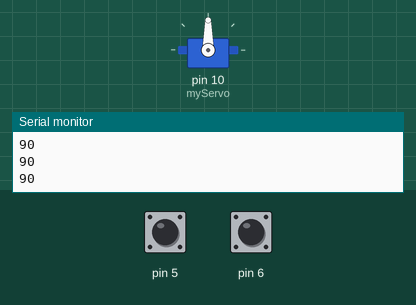
This sketch was run on a simulated Arduino Uno, built with avr-gcc and run on an emulated ATmega328P. On the bench: servo, the last lines printed to the serial monitor. The test bench sets the inputs (shaded band); at power-on: pin 5 HIGH, pin 6 HIGH.

Above: at 1.2 s.
1.3 s: pin 5 pulled LOW for 1 s
At 3.0 s:
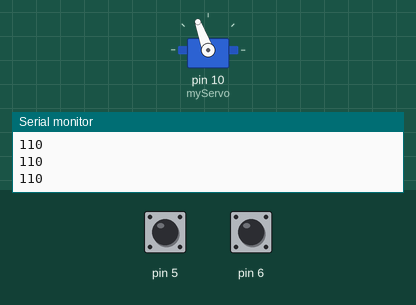
4.3 s: pin 6 pulled LOW for 3.2 s
At 7.9 s:
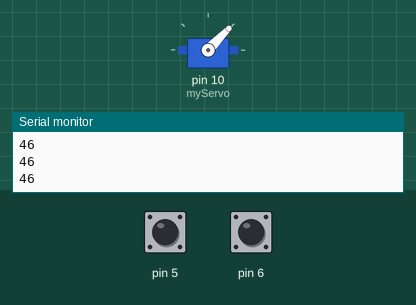
9.0 s: pin 6 pulled LOW for 1 s
At 11.4 s:
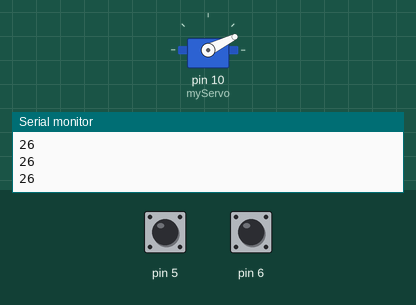
12.0 s: pin 6 pulled LOW for 1 s
At 13.5 s:
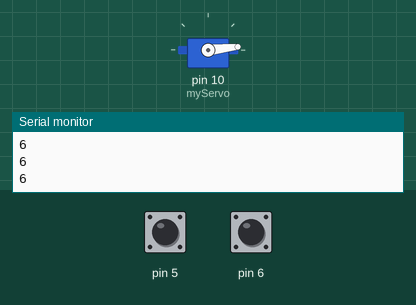
15.0 s: pin 5 pulled LOW for 3.2 s
At 19.4 s:
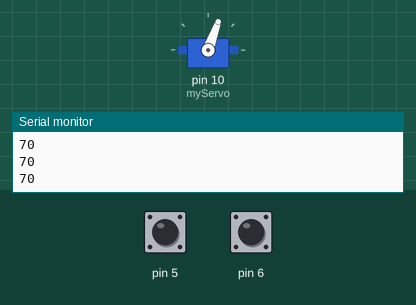
19.7 s: pin 5 pulled LOW for 3.2 s
At 24.3 s:
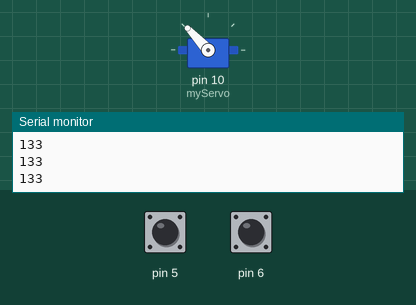
Timing chart, 0 to 25.4 s (numbered marks = the images above; inputs shaded):
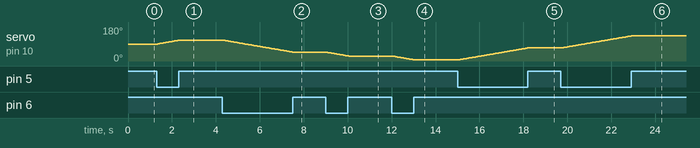

The sketch:

Servo_set_angle.ino
```cpp
/*
5pin-6pinをショートさせると、servoの角度が50msごとに上下する。
プログラム起動時は90°に設定される。
初回起動時は電源を入れて90°になってからサーボホーンをつけること。
又serial printで吐き出されたパラメータを
servo_switch.inoのプログラムに入力し、使用する

*/
#include <Servo.h>
Servo myServo;
int KAKUDO=90;//グローバル変数でkakudo設定

void setup() {
  myServo.attach(10, 500, 2400);           //10番pinにservo
  pinMode(10,OUTPUT);
  myServo.write(90);            //原点109~85
  pinMode(5,INPUT_PULLUP);     //5pin up
  pinMode(6,INPUT_PULLUP);     //6pin dw
  Serial.begin(9600);
}

void loop() {
  myServo.write  ( KAKUDO ) ;            //servoに紐づけ
  Serial.println ( KAKUDO ) ;            //write

  if(LOW==digitalRead(5)) { KAKUDO+=1;}  //5番ショートでup
  if(LOW==digitalRead(6)) { KAKUDO-=1;}  //6番ショートでdw
  delay(50);
}//loop end
```

Measured:
- after the input at 1.3 s, servo on pin 10 (myServo): moves from 90° to 110° over 0.95 s, starting after 0.06 s
- after the input at 4.3 s, servo on pin 10 (myServo): moves from 110° to 46° over 3.2 s, starting after 0.07 s
- after the input at 9.0 s, servo on pin 10 (myServo): moves from 46° to 26° over 0.95 s, starting after 0.09 s
- after the input at 12.0 s, servo on pin 10 (myServo): moves from 26° to 6° over 0.95 s, starting after 0.05 s
- after the input at 15.0 s, servo on pin 10 (myServo): moves from 6° to 70° over 3.2 s, starting after 0.07 s
- after the input at 19.7 s, servo on pin 10 (myServo): moves from 70° to 133° over 3.1 s, starting after 0.09 s
